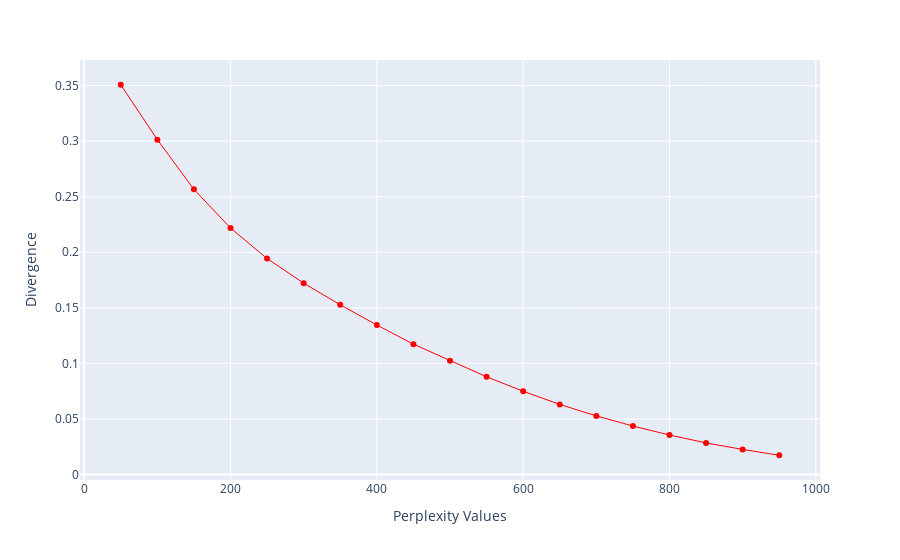

Source (notebook cell):
### Code cell
import numpy as np

perplexity = np.arange(50, 1000, 50)
divergence = []

for i in perplexity:
    model = TSNE(n_components=2, init="pca", perplexity=i)
    reduced = model.fit_transform(X_tsne)
    divergence.append(model.kl_divergence_)
fig = px.line(x=perplexity, y=divergence, markers=True)
fig.update_layout(xaxis_title="Perplexity Values", yaxis_title="Divergence")
fig.update_traces(line_color="red", line_width=1)
fig.show()

### Figure 1 — Plotly figure (JSON) as saved in the notebook; plotly's stock layout.template omitted (floating-point values rounded to 4 significant figures)
{"data": [{"hovertemplate": "x=%{x}<br>y=%{y}<extra></extra>", "legendgroup": "", "line": {"color": "red", "dash": "solid", "width": 1}, "marker": {"symbol": "circle"}, "mode": "lines+markers", "name": "", "orientation": "v", "showlegend": false, "type": "scatter", "x": [50, 100, 150, 200, 250, 300, 350, 400, 450, 500, 550, 600, 650, 700, 750, 800, 850, 900, 950], "xaxis": "x", "y": [0.3507, 0.3014, 0.2566, 0.2218, 0.1944, 0.1722, 0.1527, 0.1346, 0.1173, 0.1024, 0.08795, 0.07493, 0.0631, 0.05279, 0.04366, 0.03558, 0.02847, 0.02259, 0.01737], "yaxis": "y"}], "layout": {"legend": {"tracegroupgap": 0}, "margin": {"t": 60}, "xaxis": {"anchor": "y", "domain": [0, 1], "title": {"text": "Perplexity Values"}}, "yaxis": {"anchor": "x", "domain": [0, 1], "title": {"text": "Divergence"}}}}
